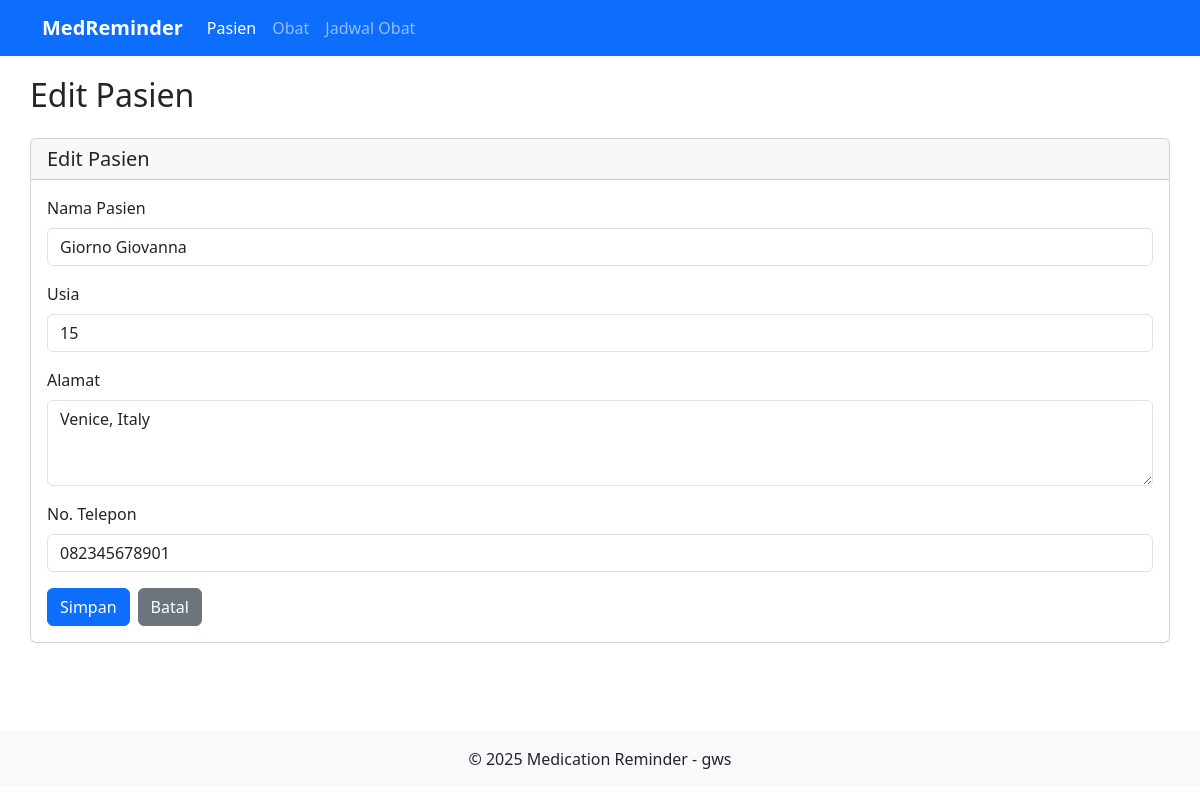
Screenshot of /index.php?entity=pasien&action=edit&id=2 with the database file from the repository.
### tables this page shows
CREATE TABLE IF NOT EXISTS pasien (
    id INT AUTO_INCREMENT PRIMARY KEY,
    nama VARCHAR(100) NOT NULL,
    usia INT NOT NULL,
    alamat TEXT NOT NULL,
    no_telepon VARCHAR(20) NOT NULL
);

### model/Pasien.php (called while the page is built, shortened)
<?php
require_once 'config/Database.php';
class Pasien {
    private $db;
    private $table = 'pasien';
    public function __construct() {
        $database = new Database();
        $this->db = $database->getConnection();
    }
    public function getById($id) {
        $query = "SELECT * FROM " . $this->table . " WHERE id = :id";
        $stmt = $this->db->prepare($query);
        $stmt->bindParam(':id', $id);
        $stmt->execute();
        return $stmt;
    }
}
?>

### config/Database.php (called while the page is built, shortened)
<?php
class Database {
    private $host = "localhost";
    private $username = "root";
    private $password = "";
    private $database = "medicine_schedule";
    public function getConnection() {
        $this->conn = null;
        try {
            $this->conn = new PDO("mysql:host=" . $this->host . ";dbname=" . $this->database, $this->username, $this->password);
            $this->conn->setAttribute(PDO::ATTR_ERRMODE, PDO::ERRMODE_EXCEPTION);
        } catch(PDOException $e) {
            echo "Connection error: " . $e->getMessage();
        }
        return $this->conn;
    }
}
?>

### model/JadwalObat.php (called while the page is built, shortened)
<?php
require_once 'config/Database.php';
class JadwalObat {
    public function __construct() {
        $database = new Database();
    }
}
?>

### viewmodel/PasienViewModel.php (called while the page is built, shortened)
<?php
require_once 'model/Pasien.php';
require_once 'model/JadwalObat.php';
class PasienViewModel {
    private $pasienModel;
    public function __construct() {
        $this->pasienModel = new Pasien();
    }
    public function getPasienById($id) {
        $result = $this->pasienModel->getById($id);
        $this->pasien = $result->fetch(PDO::FETCH_ASSOC);
        return $this->pasien;
    }
    public function bindPasienData($id = null) {
        if ($id) {
            $this->getPasienById($id);
        }
    }
}
?>

### views/pasien_form.php (the view)
<?php
$isEdit = isset($viewModel->pasien['id']) && !empty($viewModel->pasien['id']);
$pageTitle = $isEdit ? "Edit Pasien" : "Tambah Pasien";
require_once 'views/template/header.php';
?>
<div class="card">
    <div class="card-header">
        <h5 class="mb-0"><?php echo $pageTitle; ?></h5>
    </div>
    <div class="card-body">
        <form action="index.php?entity=pasien&action=<?php echo $isEdit ? 'update&id='.$viewModel->pasien['id'] : 'save'; ?>" method="post">
            <div class="mb-3">
                <label for="nama" class="form-label">Nama Pasien</label>
                <input type="text" class="form-control" id="nama" name="nama" value="<?php echo htmlspecialchars($viewModel->pasien['nama'] ?? ''); ?>" required>
            </div>
            <div class="mb-3">
                <label for="usia" class="form-label">Usia</label>
                <input type="number" class="form-control" id="usia" name="usia" value="<?php echo htmlspecialchars($viewModel->pasien['usia'] ?? ''); ?>" required>
            </div>
            <div class="mb-3">
                <label for="alamat" class="form-label">Alamat</label>
                <textarea class="form-control" id="alamat" name="alamat" rows="3" required><?php echo htmlspecialchars($viewModel->pasien['alamat'] ?? ''); ?></textarea>
            </div>
            <div class="mb-3">
                <label for="no_telepon" class="form-label">No. Telepon</label>
                <input type="text" class="form-control" id="no_telepon" name="no_telepon" value="<?php echo htmlspecialchars($viewModel->pasien['no_telepon'] ?? ''); ?>" required>
            </div>
            <div class="d-flex gap-2">
                <button type="submit" class="btn btn-primary">Simpan</button>
                <a href="index.php?entity=pasien" class="btn btn-secondary">Batal</a>
            </div>
        </form>
    </div>
</div>
<?php require_once 'views/template/footer.php'; ?>

### views/template/header.php (style rules this page uses)
.card { margin-bottom: 20px; }

### rows the page displays
pasien: nama "Giorno Giovanna", usia "15", alamat "Venice, Italy", no_telepon "082345678901"

### other values shown
$pageTitle "Edit Pasien"
